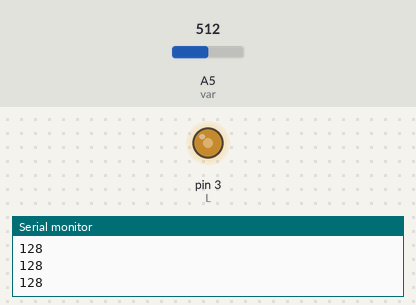
Recording of a sketch running on a simulated Arduino Uno, built with avr-gcc and run on an emulated ATmega328P. On the bench: output pins drawn as LEDs (lit = HIGH), the last lines printed to the serial monitor. The test bench sets the inputs (shaded band); at power-on: A5 (var) = 512.

Above: at 1.2 s.
1.3 s: A5 (var) set to 716
At 2.5 s:
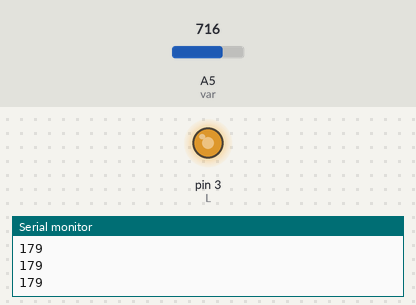
2.8 s: A5 (var) set to 900
At 3.4 s:
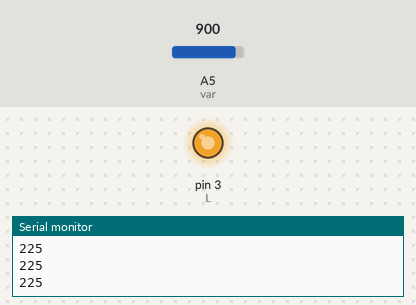
4.3 s: A5 (var) set to 122
At 4.6 s:
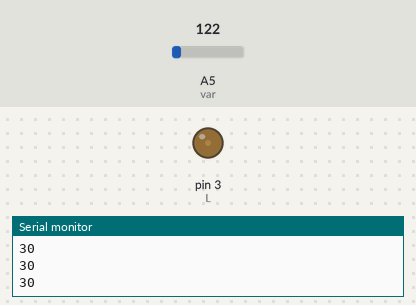
5.8 s: A5 (var) set to 0
At 7.2 s:
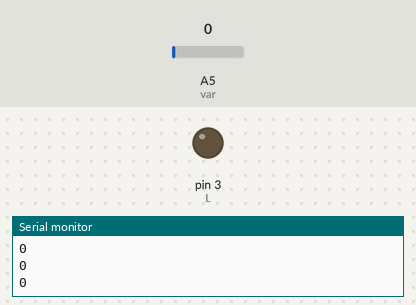
Timing chart, 0 to 8.3 s (numbered marks = the images above; inputs shaded):
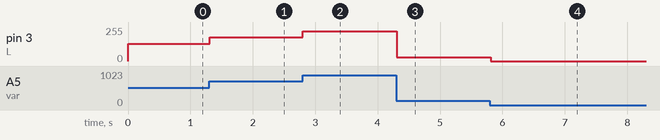

The sketch:

sketch_encenderundelpotenciado.ino
```cpp
 int var = A5; //variable de potenciometro
 int A; //variable de lectura
 int L = 3; //variable del led

void setup() {
  // put your setup code here, to run once:
  Serial.begin(9600); //activamos el monitor serial
  pinMode(var,INPUT);//activamos el pin de entrada
  pinMode(L,OUTPUT);//activamos el pin de salida
}

void loop() {
  // put your main code here, to run repeatedly:
 A = analogRead(var)/4;//guardamos el valor en una variable
 analogWrite(L, A);//permitimos que la led varie dependiendo de la variable que usamos anteriormente
 Serial.println(A);
 delay(10);//damos un delay para que no halla ruido en la led

}
```

Measured:
- after the input at 1.3 s, pin 3 (L): 128/255 → 179/255 at once
- after the input at 2.8 s, pin 3 (L): 179/255 → 225/255 at once
- after the input at 4.3 s, pin 3 (L): 225/255 → 30/255 at once
- after the input at 5.8 s, pin 3 (L): 30/255 → 0/255 at once
